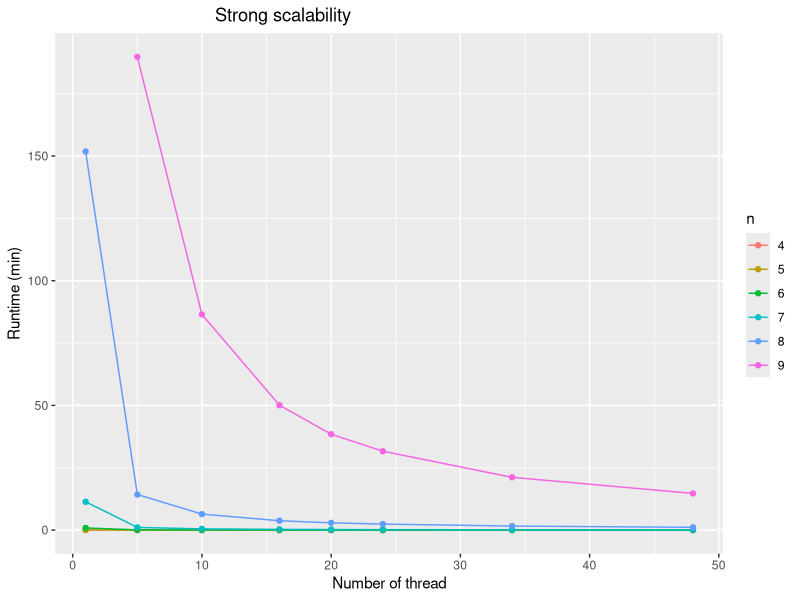
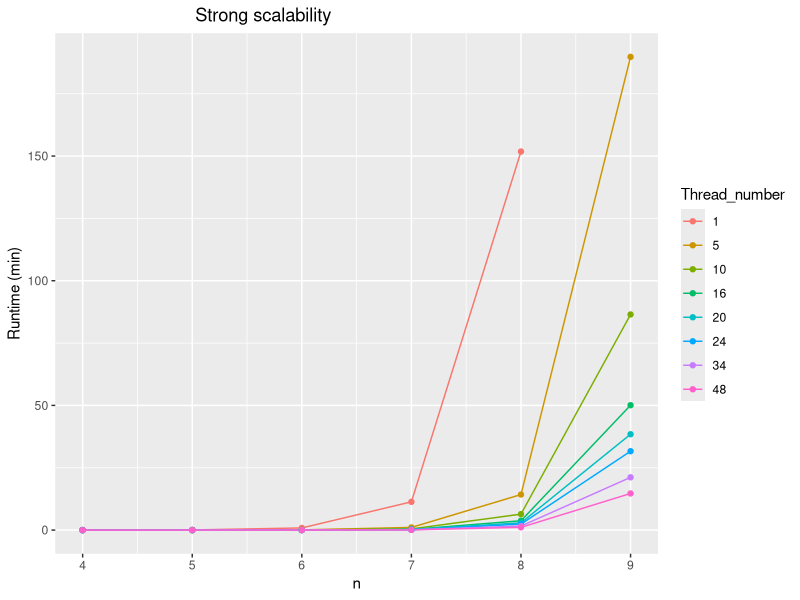
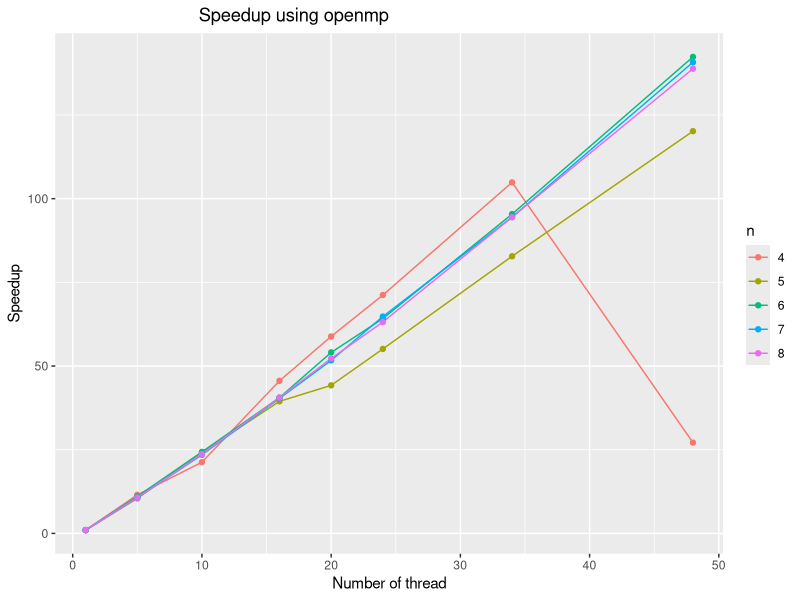
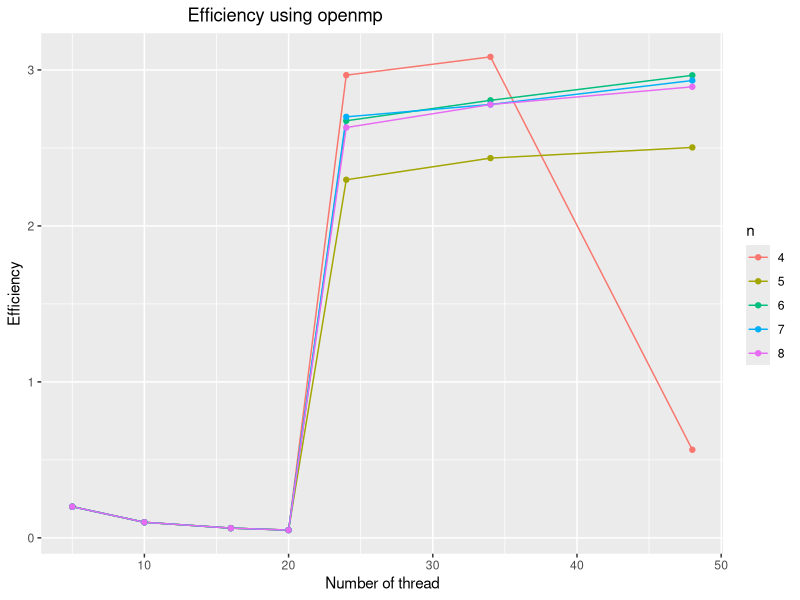
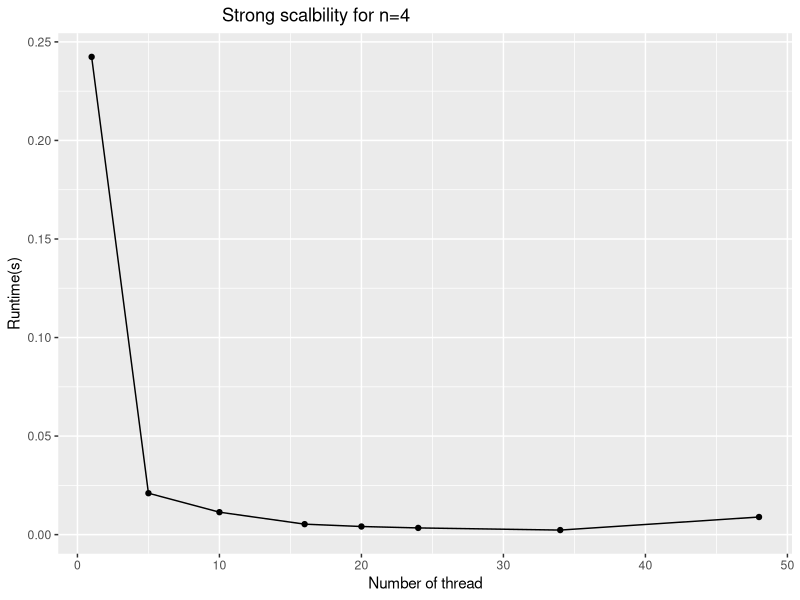
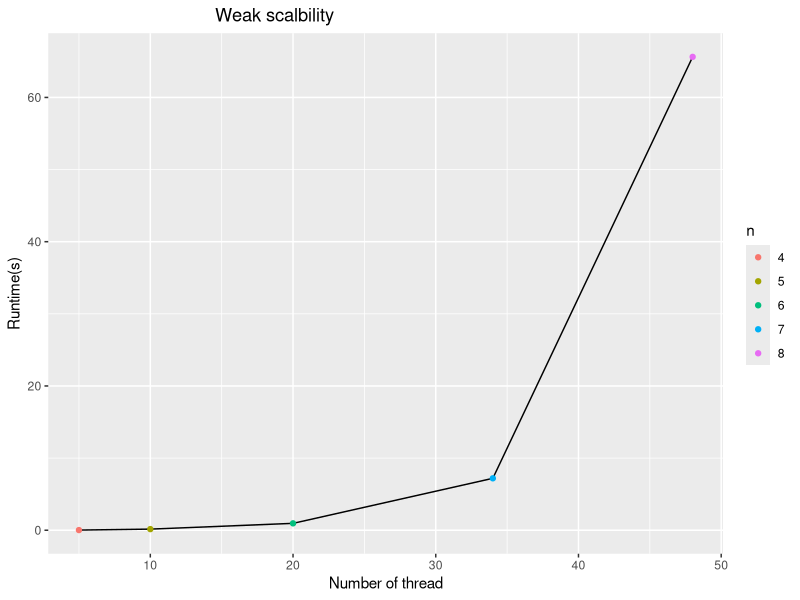
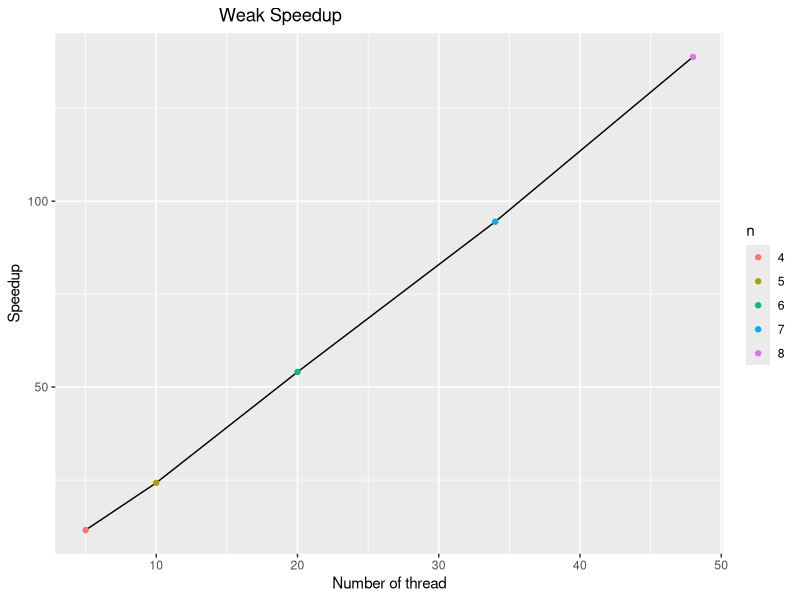
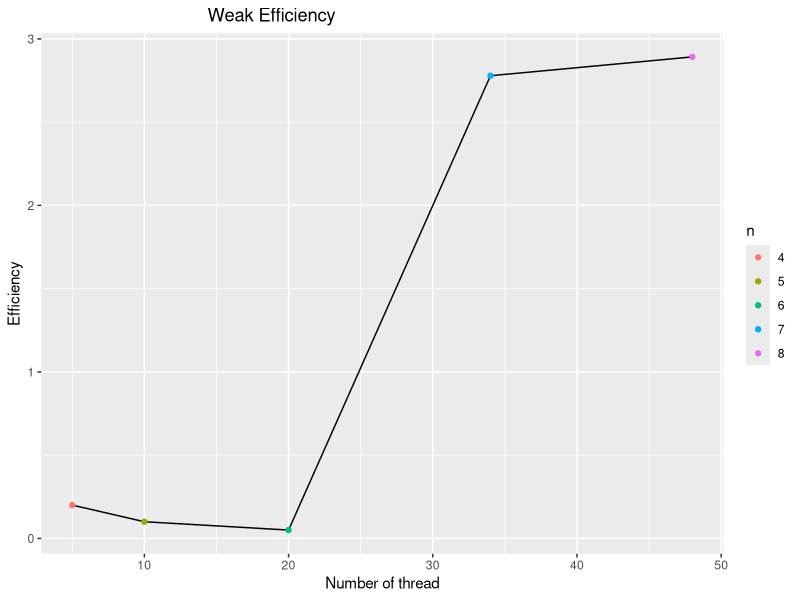

Recreate these plots in R, in order.
library(tidyverse)
library(tibble)
library(data.table)


result<-read.csv("reslopenmp.csv.txt", header = FALSE,sep=";") 
result%>%rename(Thread_number=V1, n=V2, walltime=V3)-> result
result$Thread_number<- as.integer(result$Thread_number)
result$n <- as.integer(result$n)
result$walltime <- as.numeric(result$walltime) 

view(result)
# strong Scaling :
#1- Fixe the problem size
#2- measure how solution time decrease with more processor 

re<-result
re$walltime<-as.numeric(re$walltime)/60

re$n <-as.factor(re$n)
p<-ggplot(data=re)+
  geom_line(mapping = aes(Thread_number,walltime, color=n))+
  geom_point(mapping = aes(Thread_number,walltime, color=n))+
  labs(x="Number of thread", y= "Runtime (min)", title = "Strong scalability")+
  theme(plot.title = element_text(hjust = 0.3))
p
ggsave(p, filename = "strongscalability.png")


# weak scaling 

# 1- fixe the problem size per core, 
#2- measure if the solution time remain unchange with large problem(more processor)
re<-result
re$walltime<-as.numeric(re$walltime)/60
re$Thread_number<- as.factor(as.integer(re$Thread_number))


p<-ggplot(data=re)+
  geom_line(mapping = aes(n,walltime, color=Thread_number))+
  geom_point(mapping = aes(n,walltime, color=Thread_number))+
  labs(x="n", y= "Runtime (min)", title = "Strong scalability")+
  theme(plot.title = element_text(hjust = 0.3))
p

ggsave(p, filename = "weakscaling.png")




# speed up
# since we was unable to get the time execution for n=9 using 1 thread,
# we will discard the problem size 9

result<-filter(result, n!=9)
view(result)
resu<-filter(result, result$Thread_number==1)
resu1<-filter(result, result$Thread_number==5)
resu2<-filter(result, result$Thread_number==10)
resu3<-filter(result, result$Thread_number==16)
resu4<-filter(result, result$Thread_number==20)
rsul<-filter(result, result$Thread_number==24)
rsul1<-filter(result, result$Thread_number==34)
rsul2<-filter(result, result$Thread_number==48)

# speed-up
resu<-mutate(resu,speed=resu$walltime/resu$walltime)
resu1<-mutate(resu1,speed=resu$walltime/resu1$walltime)
resu2<-mutate(resu2,speed=resu$walltime/resu2$walltime)
resu3<-mutate(resu3,speed=resu$walltime/resu3$walltime)
resu4<-mutate(resu4,speed=resu$walltime/resu4$walltime)
rsul<-mutate(rsul,speed=resu$walltime/rsul$walltime)
rsul1<-mutate(rsul1,speed=resu$walltime/rsul1$walltime)
rsul2<-mutate(rsul2,speed=resu$walltime/rsul2$walltime)


# efficiency 

resu<-mutate(resu,Efficiency=resu$speed/resu$Thread_number)
resu1<-mutate(resu1,Efficiency=resu$speed/resu1$Thread_number)
resu2<-mutate(resu2,Efficiency=resu$speed/resu2$Thread_number)
resu3<-mutate(resu3,Efficiency=resu$speed/resu3$Thread_number)
resu4<-mutate(resu4,Efficiency=resu$speed/resu4$Thread_number)
rsul<-mutate(rsul,Efficiency=rsul$speed/rsul$Thread_number)
rsul1<-mutate(rsul1,Efficiency=rsul1$speed/rsul1$Thread_number)
rsul2<-mutate(rsul2,Efficiency=rsul2$speed/rsul2$Thread_number)

total <- rbind(resu,resu1,resu2,resu3,resu4, rsul,rsul1,rsul2)

view(total)

total$Thread_number <-as.numeric(total$Thread_number)
total$n <-as.factor(total$n)
p<-ggplot(data=total)+
  geom_line(mapping = aes(Thread_number,speed, color=n))+
  geom_point(mapping = aes(Thread_number,speed, color=n))+
  labs(x="Number of thread", y= "Speedup", title = "Speedup using openmp")+
  theme(plot.title = element_text(hjust = 0.3))
p
ggsave(p,filename = "speedupopenmp.png")


total1<-total
##### 
total$n<-as.numeric(as.character(total1$n))
total<-filter(total,Thread_number>1)
total$n <-as.factor(total$n)


p<-ggplot(data=total)+
  geom_line(mapping = aes(Thread_number,Efficiency, color=n))+
  geom_point(mapping = aes(Thread_number,Efficiency, color=n))+
  labs(x="Number of thread", y= "Efficiency", title = "Efficiency using openmp")+
  theme(plot.title = element_text(hjust = 0.3))

p
ggsave(p,filename = "efficientypopenmp.png")

l<-filter(result,result$n==4)
p<-ggplot(data=l)+
  geom_line(mapping = aes(Thread_number,walltime))+
  geom_point(mapping = aes(Thread_number,walltime))+
  labs(x="Number of thread", y= "Runtime(s)", title = "Strong scalbility for n=4")+
  theme(plot.title = element_text(hjust = 0.3))

p 
ggsave(p,filename = "strongscalabilityfor_4.png")
fwrite(total, "total.csv")


total$n<-as.integer(as.character(total$n))
weak<-filter(total,total$Thread_number==5,n==4)%>%
  rbind(filter(total,total$Thread_number==10,total$n==5))%>%
  rbind(filter(total,total$Thread_number==20,total$n==6))%>%
  rbind(filter(total,total$Thread_number==34,total$n==7))%>%
  rbind(filter(total,total$Thread_number==48,total$n==8))
  
view(weak)

# weak scalability 
weak1<- weak
weak$n <- as.factor(weak$n)

p<-ggplot(data=weak)+
  geom_line(mapping = aes(Thread_number,walltime))+
  geom_point(mapping = aes(Thread_number,walltime,color=n))+
  labs(x="Number of thread", y= "Runtime(s)", title = "Weak scalbility")+
  theme(plot.title = element_text(hjust = 0.3))

p 
ggsave(p,filename = "weakscalability.png")

p<-ggplot(data=weak)+
  geom_line(mapping = aes(Thread_number,speed))+
  geom_point(mapping = aes(Thread_number,speed,color=n))+
  labs(x="Number of thread", y= "Speedup", title = "Weak Speedup")+
  theme(plot.title = element_text(hjust = 0.3))

p 
ggsave(p,filename = "weak speedup.png")

p<-ggplot(data=weak)+
  geom_line(mapping = aes(Thread_number,Efficiency))+
  geom_point(mapping = aes(Thread_number,Efficiency,color=n))+
  labs(x="Number of thread", y= "Efficiency", title = "Weak Efficiency")+
  theme(plot.title = element_text(hjust = 0.3))

p 
ggsave(p,filename = "weakEfficiency1.png")

